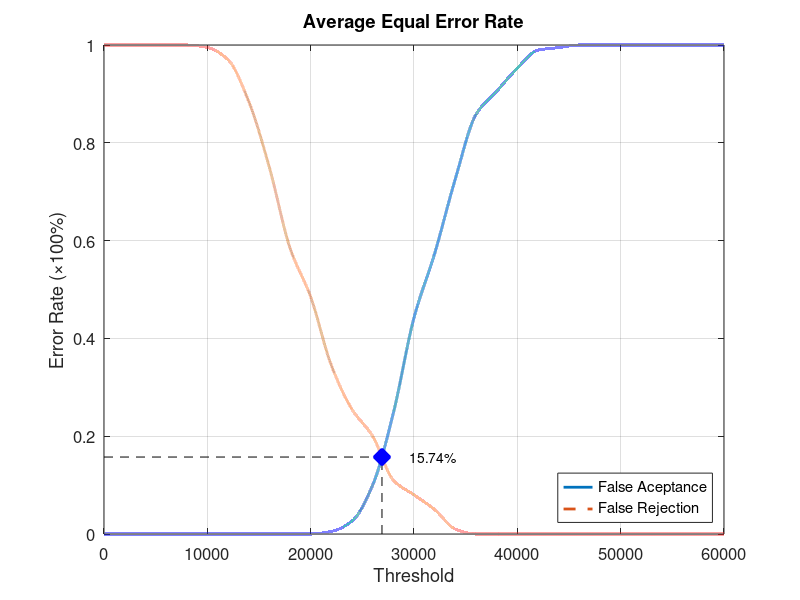
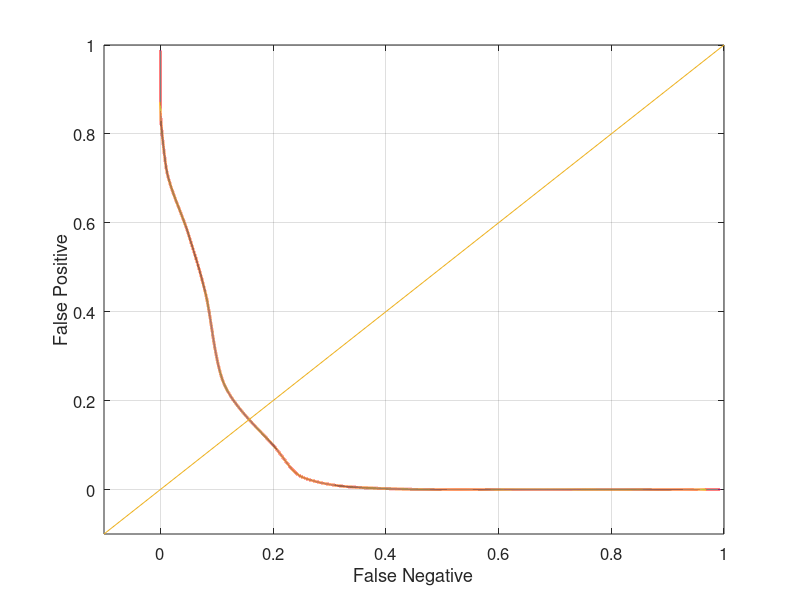

Source code (MATLAB) for these figures, in order:
function yEER = Database3_4
close all;
clear;
clc;
x = 0:2000:60000;
xq = 0:0.5:60000;

y0 = [0 0 0 0 0 0 0 0 0 0 0 0.00526316 0.0263158 0.1 0.247368 0.442105 0.573684 0.726316 0.857895 0.905263 0.952632 0.989474 0.994737 1 1 1 1 1 1 1 1];
yy0 = interp1(x, y0, xq, 'pchip');
y1 = [1 1 1 1 1 0.995 0.97 0.885 0.75 0.585 0.485 0.345 0.255 0.2 0.11 0.08 0.05 0.01 0 0 0 0 0 0 0 0 0 0 0 0 0];
yy1 = interp1(x, y1, xq, 'pchip');

% Calculating EER: 
y2 = abs(y0 - y1);
find(y2 == min(y2))
yy2 = abs(yy0 - yy1);
xEER = find(yy2 == min(yy2));
xEERIndex = xq(xEER) % X-axis EER
yEER = yy0(xEER) % Y-axis EER

main = figure
plot(xq, yy0,'-','LineWidth', 2);	hold on
plot(xq, yy1,'--','LineWidth', 2);	hold on
plot([xEERIndex xEERIndex], [0 yEER], 'k--');	hold on
plot([0 xEERIndex], [yEER yEER], 'k--');	hold on
plot(xEERIndex, yEER, 'bx', 'LineWidth', 10);	hold on
text(xEERIndex + 10 * xEERIndex / 100, yEER, [num2str(round((10000 * yEER)) / 100) '%'])
legend('False Aceptance', 'False Rejection', 'Location', 'SouthEast')
xlabel('Threshold')
ylabel('Error Rate (\times100%)')
title('Average Equal Error Rate')
set(gca, 'FontSize', 12)
axis([0 60000 0 1])
grid on

print(main, 'Database3_4Main', '-dpng');
FNRxFPR = figure('Color', [1 1 1]);
plot(yy1, yy0, '-', yy1, yy0, 'LineWidth', 2);
hold on
y = -0.1:0.1:1
plot(y, y); 
set(gca, 'FontSize', 12)
xlabel('False Negative')
ylabel('False Positive')
axis([-0.1 1 -0.1 1])
set(gca, 'FontSize', 12)
grid on

print(FNRxFPR, 'Database3_4FNRxFPR','-dpng');
end
